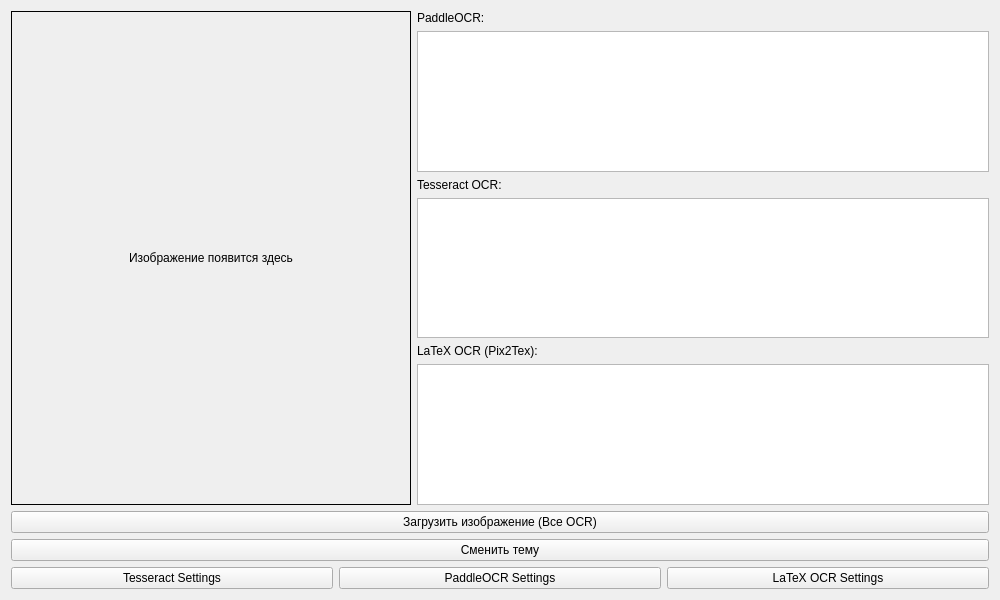
<?xml version="1.0" encoding="UTF-8"?>
<ui version="4.0">
 <class>Form</class>
 <widget class="QWidget" name="Form">
  <property name="geometry">
   <rect>
    <x>0</x>
    <y>0</y>
    <width>1000</width>
    <height>600</height>
   </rect>
  </property>
  <property name="windowTitle">
   <string>OCR Comparison</string>
  </property>
  <layout class="QVBoxLayout" name="verticalLayout">
   <item>
    <layout class="QHBoxLayout" name="horizontalLayout">
     <item>
      <widget class="QLabel" name="image_label">
       <property name="minimumSize">
        <size>
         <width>400</width>
         <height>0</height>
        </size>
       </property>
       <property name="frameShape">
        <enum>QFrame::Box</enum>
       </property>
       <property name="text">
        <string>Изображение появится здесь</string>
       </property>
       <property name="alignment">
        <set>Qt::AlignCenter</set>
       </property>
      </widget>
     </item>
     <item>
      <layout class="QVBoxLayout" name="ocr_layout">
       <item>
        <widget class="QLabel" name="label_paddle">
         <property name="text">
          <string>PaddleOCR:</string>
         </property>
        </widget>
       </item>
       <item>
        <widget class="QTextEdit" name="text_paddle">
         <property name="readOnly">
          <bool>true</bool>
         </property>
        </widget>
       </item>
       <item>
        <widget class="QLabel" name="label_tess">
         <property name="text">
          <string>Tesseract OCR:</string>
         </property>
        </widget>
       </item>
       <item>
        <widget class="QTextEdit" name="text_tess">
         <property name="readOnly">
          <bool>true</bool>
         </property>
        </widget>
       </item>
       <item>
        <widget class="QLabel" name="label_latex">
         <property name="text">
          <string>LaTeX OCR (Pix2Tex):</string>
         </property>
        </widget>
       </item>
       <item>
        <widget class="QTextEdit" name="text_latex">
         <property name="readOnly">
          <bool>true</bool>
         </property>
        </widget>
       </item>
      </layout>
     </item>
    </layout>
   </item>
   <item>
    <widget class="QPushButton" name="button_load">
     <property name="text">
      <string>Загрузить изображение (Все OCR)</string>
     </property>
    </widget>
   </item>
   <item>
    <widget class="QPushButton" name="button_theme">
     <property name="text">
      <string>Сменить тему</string>
     </property>
    </widget>
   </item>
   <item>
    <layout class="QHBoxLayout" name="settings_buttons_layout">
     <item>
      <widget class="QPushButton" name="button_tess_settings">
       <property name="text">
        <string>Tesseract Settings</string>
       </property>
      </widget>
     </item>
     <item>
      <widget class="QPushButton" name="button_paddle_settings">
       <property name="text">
        <string>PaddleOCR Settings</string>
       </property>
      </widget>
     </item>
     <item>
      <widget class="QPushButton" name="button_latex_settings">
       <property name="text">
        <string>LaTeX OCR Settings</string>
       </property>
      </widget>
     </item>
    </layout>
   </item>
  </layout>
 </widget>
 <resources/>
 <connections/>
</ui>
